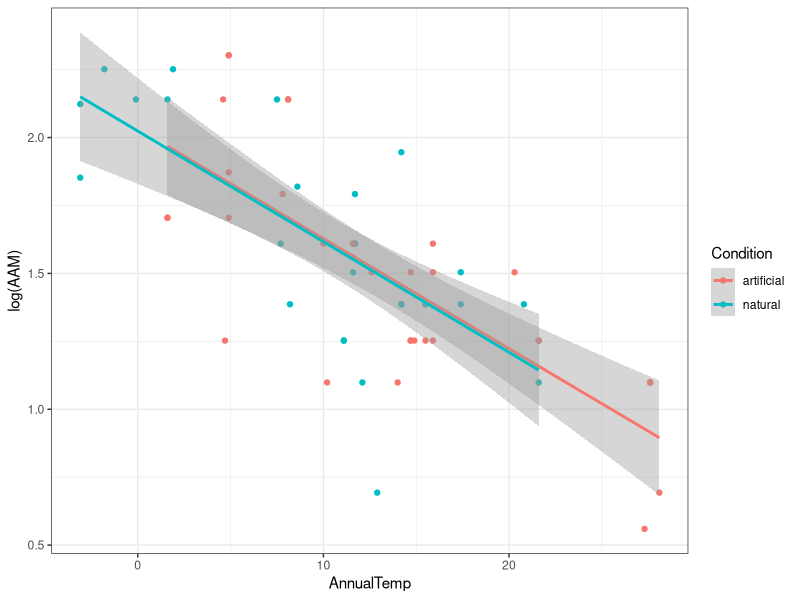
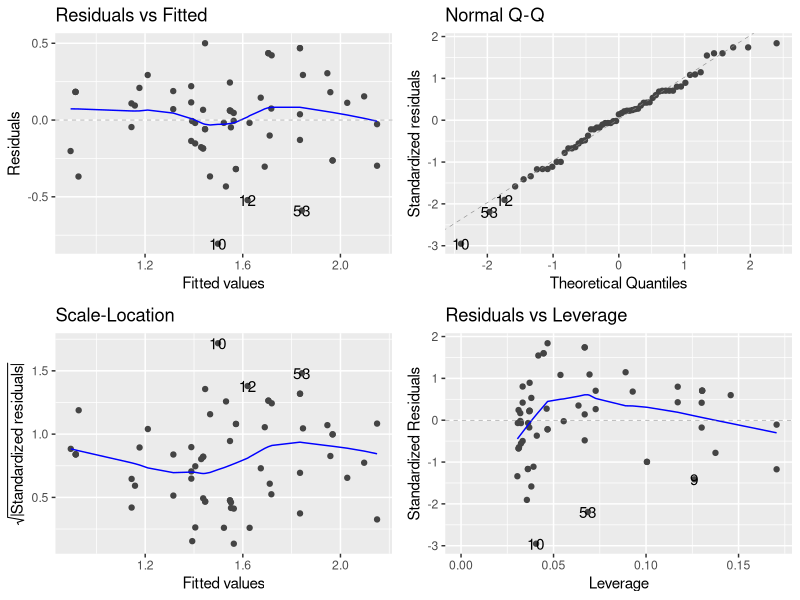
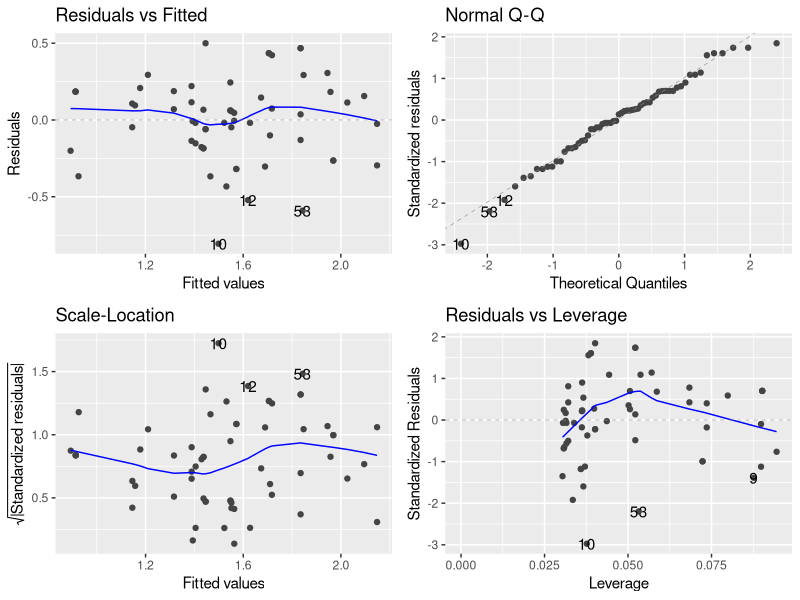

Write R code to recreate these figures, in order. (Note: this script raises an error after producing the figures.)
#' This script is used to conduct individual and grouped species regression for
#' all Asian carp species. Spatial autocorrelation is avoided using subsampling.

library(dplyr)
library(ggplot2)
library(ggfortify)

## Import data
asian.carp <- read.csv("asian carp final.csv")
asian.carp$Condition <- as.factor(asian.carp$Condition)
str(asian.carp)

## Separate by species
Grass <- asian.carp[asian.carp$Species=="Grass",]
Bighead <- asian.carp[asian.carp$Species=="Bighead",]
Silver <- asian.carp[asian.carp$Species=="Silver",]
Big.sil <- rbind(Bighead, Silver) # combine the two groups

## Create a data frame to store all the final results
results.final <- matrix(NA,3,6)
colnames(results.final) <- c("slope.artificial", "intercept.artificial", 
                             "slope.natural", "intercept.natural",
                             "p value", "R^2")
rownames(results.final) <- c("asian", "big and silver", "grass")



#### Grouped species regression ####

## Keep only the Natural and Artificial conditions
asian.carp.clean <- asian.carp %>% 
  filter(Condition %in% c("natural", "artificial"))


## Preliminary analyses
# Plot the results (did not account for spatial autocorrelation)
ggplot(asian.carp.clean, aes(x = AnnualTemp, y = log(AAM), color = Condition))+
  geom_point()+
  geom_smooth(method = "lm")+
  theme_bw()

# Pure ANCOVA without accounting for spatial autocorrelation
# Interaction model
asian.mod <- lm(log(AAM)~AnnualTemp*Condition, data = asian.carp.clean)
anova(asian.mod)
summary(asian.mod)
autoplot(asian.mod)


# Linear addictive model
asian.linear <- lm(log(AAM)~AnnualTemp+Condition, data = asian.carp.clean)
anova(asian.linear)
summary(asian.linear)
autoplot(asian.linear)

asian <- lm(log(AAM)~AnnualTemp, data = asian.carp.clean)
summary(asian)

AIC(asian.mod)
AIC(asian.linear)
AIC(asian)

## Create a matrix to store the results over the sub-sampling
results.raw <- matrix(NA,100,6)
colnames(results.raw) <- c("slope.artificial", "intercept.artificial", 
                           "slope.natural", "intercept.natural",
                           "p value", "R^2")


## Sub-sampling to avoid spatial autocorrelation
table(asian.carp.clean$Code)

# Sub-sample and run regression for 1000 times
for(i in 1:nrow(results.raw)) {
  # sub-sample by location
  sub <- asian.carp.clean %>% group_by(Code) %>% sample_n(size=1)
  # run regression
  reg <- lm(log(sub$AAM)~sub$AnnualTemp*sub$Condition)
  values <- summary(reg)
  results.raw[i,1]<-values$coef[2,1] # slope for artificial
  results.raw[i,2]<-values$coef[1,1] # intercept for artificial
  results.raw[i,3]<-values$coef[2,1] + values$coef[4,1] # slope for natural
  results.raw[i,4]<-values$coef[1,1] + values$coef[3,1] # intercept for natural
  results.raw[i,5]<-values$coef[2,4] # p value
  results.raw[i,6]<-values$adj.r.squared # R2
}

# Take the mean of only the unique possibilities for slope, intercept, R2
results.final[1,1] <- mean(unique(results.raw[,"slope.artificial"]))
results.final[1,2] <- mean(unique(results.raw[,"intercept.artificial"]))
results.final[1,3] <- mean(unique(results.raw[,"slope.natural"]))
results.final[1,4] <- mean(unique(results.raw[,"intercept.natural"]))
results.final[1,6] <- mean(unique(results.raw[,"R^2"]))

# Count the number of times when p value is greater than 0.05
results.final[1,5] <- sum(results.raw[,"p value"] > 0.05)



## Plot the two lines
# Create two functions corresponding to the lines
func.natural <- function(x) { results.line[1,1] * x + results.line[1,2] }
func.artificial <- function(x) { results.line[1,1] * x + results.line[1,2] }

curve(func.natural, from = 0, to = 30, col = 2)
curve(func.artificial, from = 0, to = 30, col = 3, add = TRUE)



#### Individual species regression (Silver and bighead carp) ####

Big.sil <- Big.sil %>% 
  filter(Condition %in% c("natural", "artificial"))


## Preliminary plotting (with no autocorrelation)
ggplot(Big.sil, mapping = aes(x = AnnualTemp, y = log(AAM), color = Condition))+
  geom_point()+
  geom_smooth(method = "lm")+
  theme_bw()


## Create a matrix to store the results over the sub-sampling
results.raw <- matrix(NA,100,6)
colnames(results.raw) <- c("slope.artificial", "intercept.artificial", 
                           "slope.natural", "intercept.natural",
                           "p value", "R^2")


## Sub-sampling to avoid spatial autocorrelation
table(Big.sil$Code)

# Sub-sample and run regression for 1000 times
for(i in 1:nrow(results.raw)) {
  # sub-sample by location
  sub <- Big.sil %>% group_by(Code) %>% sample_n(size=1)
  # run regression
  reg <- lm(log(sub$AAM)~sub$AnnualTemp*sub$Condition)
  values <- summary(reg)
  results.raw[i,1]<-values$coef[2,1] # slope for artificial
  results.raw[i,2]<-values$coef[1,1] # intercept for artificial
  results.raw[i,3]<-values$coef[2,1] + values$coef[4,1] # slope for natural
  results.raw[i,4]<-values$coef[1,1] + values$coef[3,1] # intercept for natural
  results.raw[i,5]<-values$coef[2,4] # p value
  results.raw[i,6]<-values$adj.r.squared # R2
}

# Take the mean of only the unique possibilities for slope, intercept, R2
results.final[2,1] <- mean(unique(results.raw[,"slope.artificial"]))
results.final[2,2] <- mean(unique(results.raw[,"intercept.artificial"]))
results.final[2,3] <- mean(unique(results.raw[,"slope.natural"]))
results.final[2,4] <- mean(unique(results.raw[,"intercept.natural"]))
results.final[2,6] <- mean(unique(results.raw[,"R^2"]))

# Count the number of times when p value is greater than 0.05
results.final[2,5] <- sum(results.raw[,"p value"] > 0.05)

## Pure ANCOVA on the non-autocorrelated data
ann.big <- lm(log(AAM)~AnnualTemp*Condition, data = Big.sil)
anova(ann.big)
summary(ann.big)
autoplot(ann.big)



#### Individual species regression (Grass carp) ####

Grass <- Grass %>% 
  filter(Condition %in% c("natural", "artificial"))


## Preliminary plotting (with no autocorrelation)
ggplot(Grass, mapping = aes(x = AnnualTemp, y = log(AAM), color = Condition))+
  geom_point()+
  geom_smooth(method = "lm")+
  theme_bw()


## Create a matrix to store the results over the sub-sampling
results.raw <- matrix(NA,100,6)
colnames(results.raw) <- c("slope.artificial", "intercept.artificial", 
                           "slope.natural", "intercept.natural",
                           "p value", "R^2")


## Sub-sampling to avoid spatial autocorrelation
table(Grass$Code)

# Sub-sample and run regression for 1000 times
for(i in 1:nrow(results.raw)) {
  # sub-sample by location
  sub <- Grass %>% group_by(Code) %>% sample_n(size=1)
  # run regression
  reg <- lm(log(sub$AAM)~sub$AnnualTemp*sub$Condition)
  values <- summary(reg)
  results.raw[i,1]<-values$coef[2,1] # slope for artificial
  results.raw[i,2]<-values$coef[1,1] # intercept for artificial
  results.raw[i,3]<-values$coef[2,1] + values$coef[4,1] # slope for natural
  results.raw[i,4]<-values$coef[1,1] + values$coef[3,1] # intercept for natural
  results.raw[i,5]<-values$coef[2,4] # p value
  results.raw[i,6]<-values$adj.r.squared # R2
}

# Take the mean of only the unique possibilities for slope, intercept, R2
results.final[3,1] <- mean(unique(results.raw[,"slope.artificial"]))
results.final[3,2] <- mean(unique(results.raw[,"intercept.artificial"]))
results.final[3,3] <- mean(unique(results.raw[,"slope.natural"]))
results.final[3,4] <- mean(unique(results.raw[,"intercept.natural"]))
results.final[3,6] <- mean(unique(results.raw[,"R^2"]))

# Count the number of times when p value is greater than 0.05
results.final[3,5] <- sum(results.raw[,"p value"] > 0.05)
